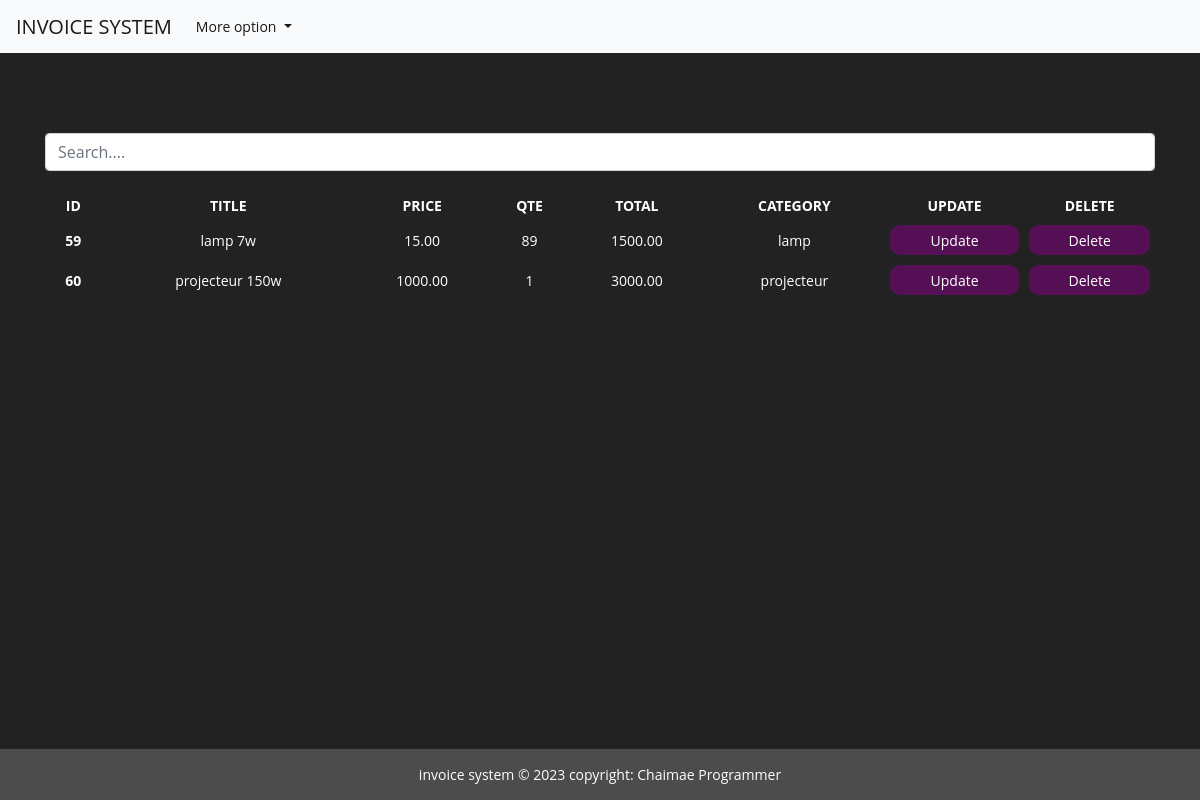
Screenshot of /consulte-Stock with the database file from the repository.
### stock/models.py (models this page shows, shortened)
class Produit(models.Model):
     category =models.TextField(max_length=100)
     name = models.TextField(max_length=32)
     quantity = models.IntegerField()
     price = models.DecimalField(max_digits =100 , decimal_places=2)
     total = models.DecimalField(max_digits =100 , decimal_places=2)
     class Meta:
          verbose_name ="Produit"
          verbose_name_plural ="Produits"

### stock/views.py (the view, shortened to what this page needs)
# urls.py: path('consulte-Stock', views.ConsulterStock.as_view(), name="consulte-Stock"),
class ConsulterStock(View):
    template_name = 'html/consulteStock.html'
    product = Produit.objects.all()
    context={
        'product':product
    }
    def get(self, request, *args, **kwargs):
        product = Produit.objects.all()
        self.context['product'] = product
        return render(request, self.template_name,self.context)

### stock/templates/html/consulteStock.html (shortened to what this page needs)
{% extends "html/login.html"%}
{% load static %}
{% block content %}
<!DOCTYPE html>
<html lang="en">
<head>
</head>
<body>
    <br><br><br>
       <div class="outputs">
        <div class="form-group ">
            <input id="search" class="form-control" type="text" placeholder="Search....">
        </div>
        <table>
            <thead>
            <tr>
                <th>id</th>
                <th>title</th>
                <th>price</th>
                <th> Qte</th>
                <th> Total</th>
                <th> category</th>
                <th>update</th>
                <th>delete</th>
            </tr>
           </thead>
            <tbody id="myTab">
                {% if product %}
                {% for produit in product %}
                <tr>
                <th scope="row">{{produit.pk}}</th>
                <td>{{produit.name}}</td>
                <td>{{produit.price}}</td>
                <td>{{produit.quantity}}</td>
                <td>{{produit.total}}</td>
                <td>{{produit.category}}</td>
                <form method="post" action="{% url 'up-produit' %}">
                <td><button type="submit"  data-toggle="modal" >Update</button></td>
                </form>
                <form method="post" >
                <td><button type="submit"  data-toggle="modal" > Delete</button></td>
                </form>
               </tr>
            {% endfor %}
            {% endif %}
          </tbody>
        </table>
       </div>
    </div>
</body>
</html>
{% endblock content%}

### static/css/style.css (style rules this page uses)
body { margin: 0; padding: 0; font: 400 .875rem 'Open Sans', sans-serif; color: #bcd0f7; background: #1A233A; position: relative; height: 100%; }

### stock/templates/html/consulteStock.html (style rules this page uses)
* { margin:0; padding:0; }
body { background-color: #222; color:#fff; font-size: system-ui; }
input { width: 100%; height: 30px; outline: none; border: none; background-color: #111; margin: 4px 0; border-radius: 4px; padding: 10px 4px; color: #fff; }
button { width: 100%; height: 30px; border: none; border-radius: 10px; cursor: pointer; background: #551055; transition: 0.5s; color: #fff; }
table { width: 100%; text-align: center; margin: 10px 0; }
table th { text-transform: uppercase; }
th,td { padding: 5px; }

### rows the page displays
Produit: pk "59", name "lamp 7w", price "15.00", quantity "89", total "1500.00", category "lamp"
Produit: pk "60", name "projecteur 150w", price "1000.00", quantity "1", total "3000.00", category "projecteur"
